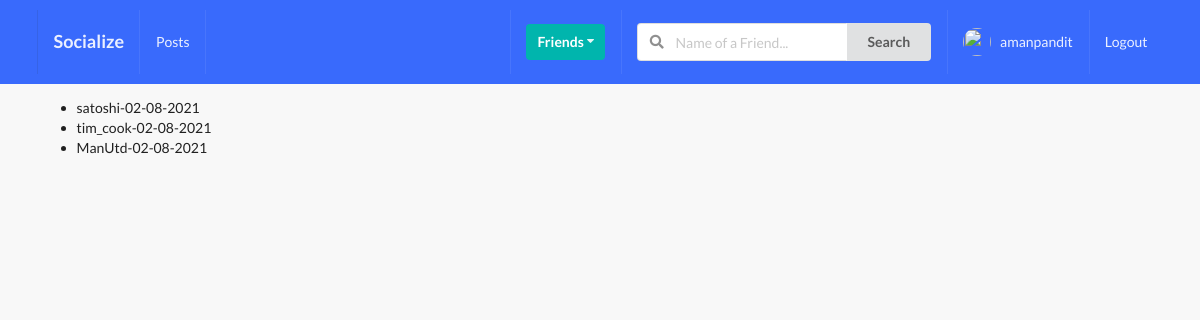
/profiles/to-invite/ (signed in), run on the app's committed database.
### profiles/models.py (models this page shows, shortened)
class Profile(models.Model):
    first_name = models.CharField(max_length=50, blank=True)
    last_name = models.CharField(max_length=50, blank=True)
    user = models.OneToOneField(User, on_delete=models.CASCADE)
    bio = models.TextField(default='No Bio...', max_length=300)
    email = models.EmailField(max_length=200, blank=True)
    country = models.CharField(max_length=100, blank=True)
    avatar = models.ImageField(default = 'avatar.png', upload_to='avatars/')
    friends = models.ManyToManyField(User, blank=True, related_name='friends')
    slug = models.SlugField(unique=True, blank=True)
    updated = models.DateTimeField(auto_now=True)
    created = models.DateTimeField(auto_now_add=True)
    objects = ProfileManager()
    def __str__(self):
        return f"{self.user.username}-{self.created.strftime('%d-%m-%Y')}"
    __initial_first_name = None
    __initial_last_name = None
    def __init__(self, *args, **kwargs):
        super().__init__(*args, **kwargs)
        self.__initial_first_name = self.first_name
        self.__initial_last_name = self.last_name

### profiles/views.py (the view)
# urls.py: path('to-invite/', invite_profiles_list_view, name='invite-profiles-view'),
@login_required
def invite_profiles_list_view(request):
    user = request.user
    qs = Profile.objects.get_all_profiles_to_invite(user)
    context = {
        'qs': qs,
    }
    return render(request, 'profiles/to_invite_list.html', context)

### profiles/context_processors.py (called while the page is built)
def profile_pic(request):
    if request.user.is_authenticated:
        profile_obj = Profile.objects.get(user=request.user)
        pic = profile_obj.avatar
        return {'picture': pic}
    return {}

def invitations_received_no(request):
    if request.user.is_authenticated:
        profile_obj = Profile.objects.get(user=request.user)
        qs_count = Relationship.objects.invitations_received(profile_obj).count()
        return {'invites_num': qs_count}
    return {}

### profiles/models.py (called while the page is built)
    def get_all_profiles_to_invite(self, sender):
        profiles = Profile.objects.all().exclude(user = sender)
        profile = Profile.objects.get(user=sender)
        qs = Relationship.objects.filter(Q(sender= profile) | Q(receiver = profile))
        print(qs)
        print("#########")
        accepted = set([])
        for rel in qs:
            if rel.status == 'accepted':
                accepted.add(rel.receiver)
                accepted.add(rel.sender)
        print(accepted)
        print("#########")
        available = [profile for profile in profiles if profile not in accepted]
        print(available)
        print("#########")
        return available

    def invitations_received(self, receiver):
        qs = Relationship.objects.filter(receiver=receiver, status = 'send')
        return qs

    def __str__(self):
        return f"{self.sender}-{self.receiver}-{self.status}"

### profiles/templates/profiles/to_invite_list.html (shortened to what this page needs)
{% extends 'base.html' %}
{% block content %}
    <ul>
        {% for item in qs %}
            <li>{{item}}</li>
        {% endfor %}
    </ul>
{% endblock content %}

### templates/main/navbar.html (shortened to what this page needs)
{% url 'home_view' as path_to_home %}
{% url 'posts:main-post-view' as path_to_posts %}
{% url 'profiles:my-profile-view' as path_to_my_profile %}
<div class="ui inverted menu nav mb-7">
  <div class="ui container">
    <a href="{{path_to_home}}" class="{% if request.path == path_to_home %}active{% endif %} item">
        <h3>Socialize</h3>
    </a>
    {% if request.user.is_authenticated %}
    <a href="{{path_to_posts}}" class="{% if request.path == path_to_posts %}active{% endif %} item">
        Posts
    </a>
    {% endif %}
    <div class="right menu">
        {% if request.user.is_authenticated %}
        <div class="item">
            <div class="ui floating dropdown icon button teal"> Friends
                <i class="dropdown icon"></i>
             </div>
        </div>
             <div class="item">
              <form action="" method="GET">
                <div class="ui action left icon input">
                <input class="prompt" type="text" name='q' placeholder="Name of a Friend...">
                <button type='submit' class="ui button">Search</button>
                </div>
            </form>
            </div>
            <a href="{{path_to_my_profile}}" class="{% if request.path == path_to_my_profile %}active{% endif %} item">
                <img src={{picture.url}} class="ui avatar image">&nbsp;
                 {{ request.user }}
            </a>
            <a href="{% url 'account_logout' %}" class="ui item">
                Logout
            </a>
        {% else %}
        <a href="{% url 'account_login' %}" class="ui item">
                Login
            </a>
        {% endif %}
    </div>
  </div>
</div>

### static_project/style.css (style rules this page uses)
body { background: #F8F8F8 !important; }
.nav { border-radius: 0px !important; padding: 10px 0 10px 0 !important; background-color: #396afc !important; }
.mb-7 { margin-bottom: 7px !important; }

### data on the page
Profile: user+created "satoshi-02-08-2021"
Profile: user+created "tim_cook-02-08-2021"
Profile: user+created "ManUtd-02-08-2021"

### other printed values
{{ request.user }} "amanpandit"
